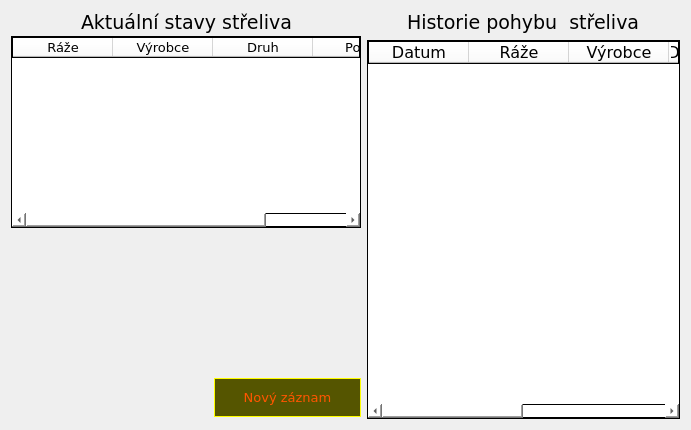
        <widget class="QWidget" name="tab_rifle">
         <attribute name="title">
          <string>Puškové</string>
         </attribute>
         <layout class="QFormLayout" name="formLayout_2">
          <item row="0" column="0">
           <layout class="QVBoxLayout" name="verticalLayout_20" stretch="0,0">
            <property name="spacing">
             <number>0</number>
            </property>
            <property name="sizeConstraint">
             <enum>QLayout::SetFixedSize</enum>
            </property>
            <property name="rightMargin">
             <number>0</number>
            </property>
            <property name="bottomMargin">
             <number>2</number>
            </property>
            <item>
             <layout class="QVBoxLayout" name="verticalLayout_10">
              <property name="spacing">
               <number>2</number>
              </property>
              <item>
               <layout class="QHBoxLayout" name="horizontalLayout_36">
                <item>
                 <spacer name="horizontalSpacer_48">
                  <property name="orientation">
                   <enum>Qt::Horizontal</enum>
                  </property>
                  <property name="sizeHint" stdset="0">
                   <size>
                    <width>40</width>
                    <height>20</height>
                   </size>
                  </property>
                 </spacer>
                </item>
                <item>
                 <widget class="QLabel" name="label_33">
                  <property name="font">
                   <font>
                    <family>Verdana</family>
                    <pointsize>14</pointsize>
                   </font>
                  </property>
                  <property name="text">
                   <string>Aktuální stavy střeliva</string>
                  </property>
                 </widget>
                </item>
                <item>
                 <spacer name="horizontalSpacer_49">
                  <property name="orientation">
                   <enum>Qt::Horizontal</enum>
                  </property>
                  <property name="sizeHint" stdset="0">
                   <size>
                    <width>40</width>
                    <height>20</height>
                   </size>
                  </property>
                 </spacer>
                </item>
               </layout>
              </item>
              <item>
               <widget class="QTableWidget" name="TW_Ammo_Rifle_Current">
                <property name="enabled">
                 <bool>true</bool>
                </property>
                <property name="sizePolicy">
                 <sizepolicy hsizetype="Preferred" vsizetype="Expanding">
                  <horstretch>0</horstretch>
                  <verstretch>0</verstretch>
                 </sizepolicy>
                </property>
                <property name="minimumSize">
                 <size>
                  <width>350</width>
                  <height>0</height>
                 </size>
                </property>
                <property name="maximumSize">
                 <size>
                  <width>350</width>
                  <height>16777215</height>
                 </size>
                </property>
                <property name="font">
                 <font>
                  <family>Verdana</family>
                  <pointsize>10</pointsize>
                 </font>
                </property>
                <property name="styleSheet">
                 <string notr="true">border: 1px solid black;
background-color: rgb(255, 255, 255);</string>
                </property>
                <attribute name="verticalHeaderVisible">
                 <bool>false</bool>
                </attribute>
                <column>
                 <property name="text">
                  <string>Ráže</string>
                 </property>
                </column>
                <column>
                 <property name="text">
                  <string>Výrobce</string>
                 </property>
                </column>
                <column>
                 <property name="text">
                  <string>Druh</string>
                 </property>
                </column>
                <column>
                 <property name="text">
                  <string>Počet</string>
                 </property>
                </column>
               </widget>
              </item>
             </layout>
            </item>
            <item>
             <layout class="QVBoxLayout" name="verticalLayout_21">
              <item>
               <spacer name="verticalSpacer_7">
                <property name="orientation">
                 <enum>Qt::Vertical</enum>
                </property>
                <property name="sizeType">
                 <enum>QSizePolicy::Preferred</enum>
                </property>
                <property name="sizeHint" stdset="0">
                 <size>
                  <width>20</width>
                  <height>150</height>
                 </size>
                </property>
               </spacer>
              </item>
              <item>
               <layout class="QHBoxLayout" name="horizontalLayout_37">
                <property name="sizeConstraint">
                 <enum>QLayout::SetFixedSize</enum>
                </property>
                <item>
                 <spacer name="horizontalSpacer_50">
                  <property name="orientation">
                   <enum>Qt::Horizontal</enum>
                  </property>
                  <property name="sizeType">
                   <enum>QSizePolicy::Fixed</enum>
                  </property>
                  <property name="sizeHint" stdset="0">
                   <size>
                    <width>203</width>
                    <height>39</height>
                   </size>
                  </property>
                 </spacer>
                </item>
                <item>
                 <widget class="QPushButton" name="PB_Ammo_Rifle_NewRecord">
                  <property name="sizePolicy">
                   <sizepolicy hsizetype="Preferred" vsizetype="Preferred">
                    <horstretch>0</horstretch>
                    <verstretch>0</verstretch>
                   </sizepolicy>
                  </property>
                  <property name="font">
                   <font>
                    <family>Verdana</family>
                    <pointsize>10</pointsize>
                   </font>
                  </property>
                  <property name="styleSheet">
                   <string notr="true">border: 1px solid yellow;

background-color: rgb(85, 85, 0);
color: rgb(255, 85, 0);

</string>
                  </property>
                  <property name="text">
                   <string>Nový záznam</string>
                  </property>
                 </widget>
                </item>
               </layout>
              </item>
             </layout>
            </item>
           </layout>
          </item>
          <item row="0" column="1">
           <layout class="QVBoxLayout" name="verticalLayout_19">
            <property name="sizeConstraint">
             <enum>QLayout::SetFixedSize</enum>
            </property>
            <property name="rightMargin">
             <number>0</number>
            </property>
            <item>
             <layout class="QHBoxLayout" name="horizontalLayout_27">
              <item>
               <spacer name="horizontalSpacer_32">
                <property name="orientation">
                 <enum>Qt::Horizontal</enum>
                </property>
                <property name="sizeHint" stdset="0">
                 <size>
                  <width>40</width>
                  <height>20</height>
                 </size>
                </property>
               </spacer>
              </item>
              <item>
               <widget class="QLabel" name="label_28">
                <property name="font">
                 <font>
                  <family>Verdana</family>
                  <pointsize>14</pointsize>
                 </font>
                </property>
                <property name="text">
                 <string>Historie pohybu  střeliva</string>
                </property>
               </widget>
              </item>
              <item>
               <spacer name="horizontalSpacer_33">
                <property name="orientation">
                 <enum>Qt::Horizontal</enum>
                </property>
                <property name="sizeHint" stdset="0">
                 <size>
                  <width>40</width>
                  <height>20</height>
                 </size>
                </property>
               </spacer>
              </item>
             </layout>
            </item>
            <item>
             <widget class="QTableWidget" name="TW_Ammo_Rifle">
              <property name="sizePolicy">
               <sizepolicy hsizetype="Minimum" vsizetype="Minimum">
                <horstretch>0</horstretch>
                <verstretch>21</verstretch>
               </sizepolicy>
              </property>
              <property name="minimumSize">
               <size>
                <width>80</width>
                <height>123</height>
               </size>
              </property>
              <property name="baseSize">
               <size>
                <width>20</width>
                <height>18</height>
               </size>
              </property>
              <property name="font">
               <font>
                <family>Verdana</family>
                <pointsize>12</pointsize>
               </font>
              </property>
              <property name="styleSheet">
               <string notr="true">border: 1px solid black;
background-color: rgb(255, 255, 255);</string>
              </property>
              <attribute name="verticalHeaderVisible">
               <bool>false</bool>
              </attribute>
              <column>
               <property name="text">
                <string>Datum</string>
               </property>
              </column>
              <column>
               <property name="text">
                <string>Ráže</string>
               </property>
              </column>
              <column>
               <property name="text">
                <string>Výrobce</string>
               </property>
              </column>
              <column>
               <property name="text">
                <string>Druh munice</string>
               </property>
              </column>
              <column>
               <property name="text">
                <string>Počet</string>
               </property>
              </column>
              <column>
               <property name="text">
                <string>Akce</string>
               </property>
              </column>
             </widget>
            </item>
           </layout>
          </item>
         </layout>
        </widget>
